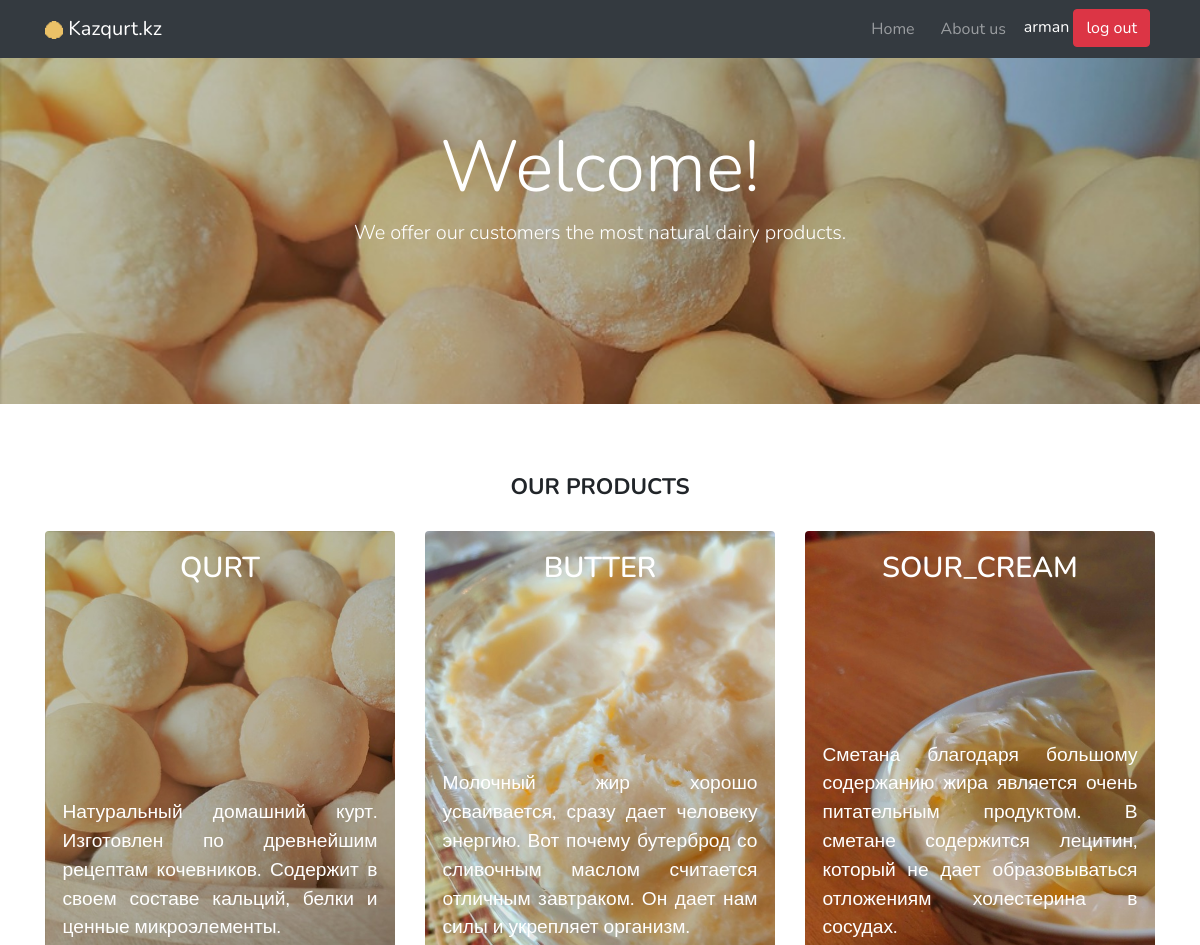
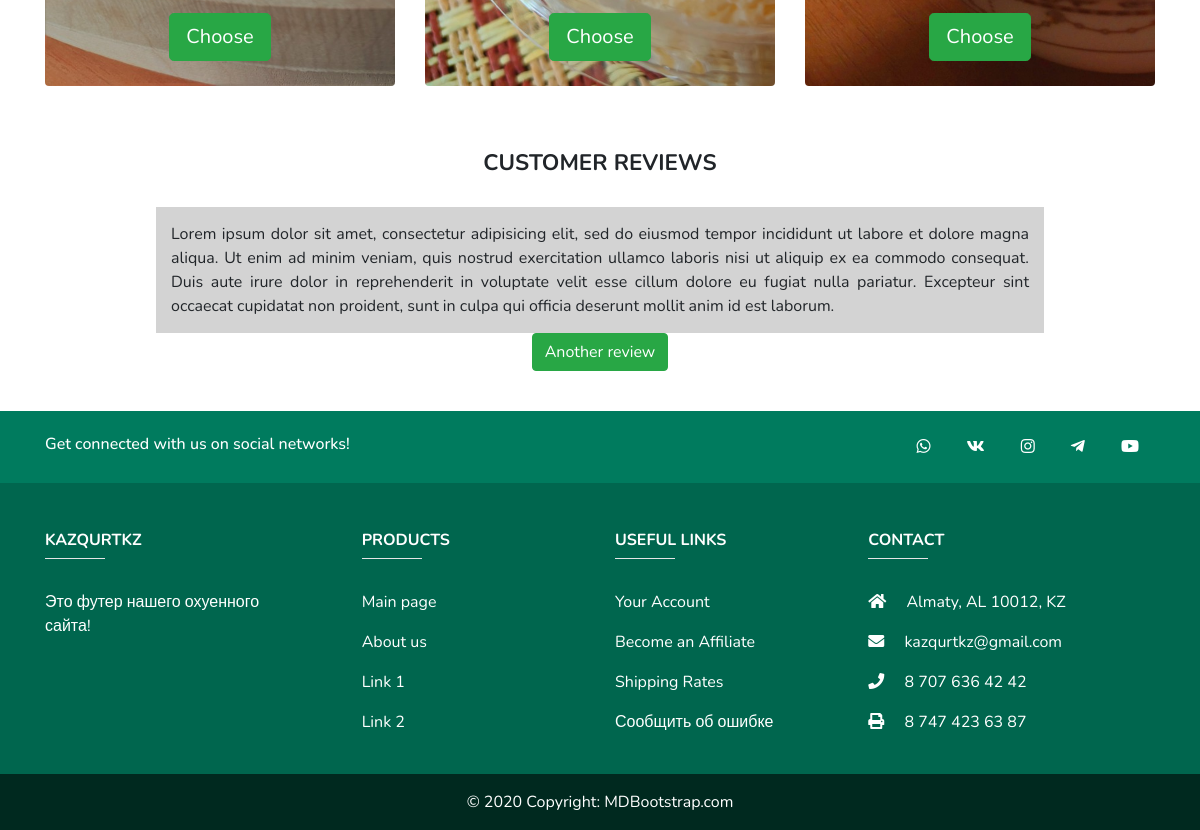
The app's page / (signed in) with its own data (2 pictures, top to bottom).
### tables this page shows
CREATE TABLE `products` (
  `id` int(11) NOT NULL,
  `title` varchar(100) NOT NULL,
  `info` text NOT NULL,
  `cover_info` varchar(255) NOT NULL,
  `banner_info` varchar(255) NOT NULL,
  `product_info` varchar(255) NOT NULL
);

### index.php (the view, shortened to what this page needs)
<?php
    require "includes/config.php";
?>
<!DOCTYPE html>
<html>
<head>
    <?php require "includes/head.php"; ?>
</head>
<body>
    <?php include "includes/navbar.php"; ?>
    <div class="pageBanner blur-img my-4">
        <div class="container">
            <h1 class="display-3">Welcome!</h1>
            <p class="lead">We offer our customers the most natural dairy products.</p>
        </div>
    </div>
    <div class="container">
        <h2 class="heading">Our products</h2>
        <div class="row text-center">
            <?php
            $products = mysqli_query($connection, "SELECT * FROM `products`");
            while ( $prod = mysqli_fetch_assoc($products) ) { ?>
            <div class="col-lg-4 col-md-6 mb-4">
                <a href="/pages/products.php?id=<?php echo $prod['id']; ?>">
                    <div class="card" style="background-image: url( img/product-covers/product-cover-<?php echo $prod['title'] ?>.jpg );">
                        <div class="card-img-overlay">
                            <h4 class="card-title"><?php echo $prod['title']; ?></h4>
                            <div class="card-text">
                                <p><?php echo $prod['cover_info'] ?></p>
                                <div class="text-center">
                                    <button type="button" class="btn btn-success btn-lg">Choose</button>
                                </div>
                            </div>
                        </div>
                    </div>
                </a>
            </div>
            <?php } ?>
        </div>
        <div class="review">
            <h2 class="heading">customer reviews</h2>
            <p class="mySlides">
                Lorem ipsum dolor sit amet, consectetur adipisicing elit, sed do eiusmod
                tempor incididunt ut labore et dolore magna aliqua. Ut enim ad minim veniam,
                quis nostrud exercitation ullamco laboris nisi ut aliquip ex ea commodo
                consequat. Duis aute irure dolor in reprehenderit in voluptate velit esse
                cillum dolore eu fugiat nulla pariatur. Excepteur sint occaecat cupidatat non
                proident, sunt in culpa qui officia deserunt mollit anim id est laborum.
            </p>
            <button class="slideButton btn btn-success" onclick="plusDivs(-1)">Another review</button>
        </div>
    </div>
    <?php include "includes/footer.php"; ?>
</body>
</html>

### css/style.css (style rules this page uses)
html, body { font-family: 'Nunito', sans-serif; }
.heading { text-align: center; margin-bottom: 30px; font-weight: bold; font-size: 1.4rem; text-transform: uppercase; }
.pageBanner { margin-bottom: 70px !important; padding-top: 100px; padding-bottom: 140px; background-image: url("../img/product-banners/product-banner-qurt.jpg"); background-size: cover; text-align: center; color: #fff; }
.card { border: none; background-size: cover; height: 500px !important; color: white; }
.card-title { font-size: 180%; font-weight: 600; text-transform: uppercase; }
.card-text { font-size: 120%; text-align: justify; position: absolute; bottom: 5%; left: 5%; right: 5%; }
.review { text-align: center; margin-top: 40px; margin-bottom: 40px; }
.mySlides { margin: 0 auto; padding: 15px; text-align: justify; width: 80%; background-color: lightgray; }

### records on screen
products: title (picture), title "QURT", cover_info "Натуральный домашний курт. Изготовлен по древнейшим рецептам кочевников. Содержит в своем составе кальций, белки и ценные микроэлементы."
products: title (picture), title "BUTTER", cover_info "Молочный жир хорошо усваивается, сразу дает человеку энергию. Вот почему бутерброд со сливочным маслом считается отличным завтраком. Он дает нам силы и укрепляет организм."
products: title (picture), title "SOUR_CREAM", cover_info "Сметана благодаря большому содержанию жира является очень питательным продуктом. В сметане содержится лецитин, который не дает образовываться отложениям холестерина в сосудах."

### other values on screen
$config['title'] "Kazqurt.kz"
$_COOKIE['user'] "arman"
